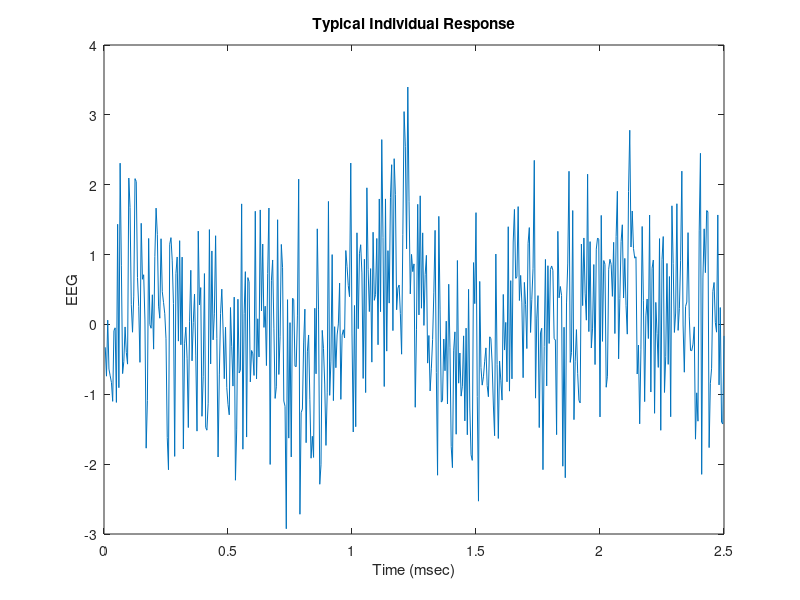
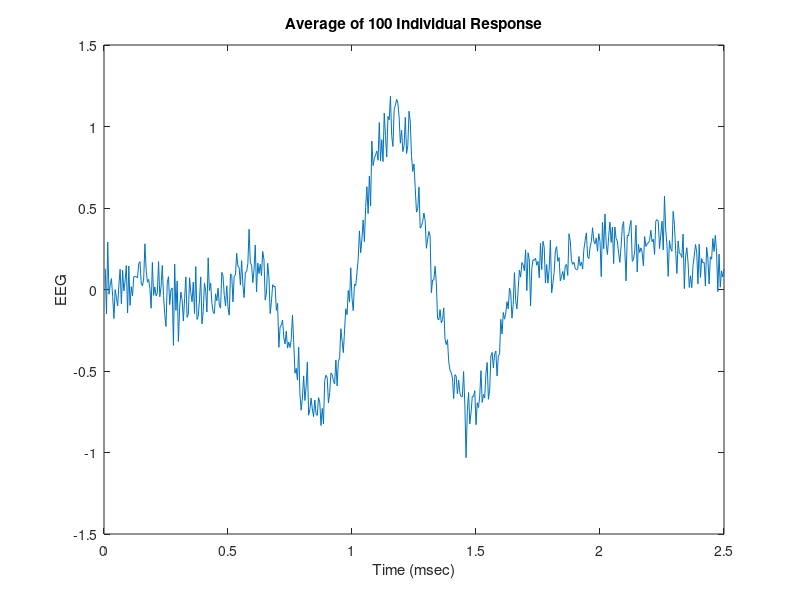
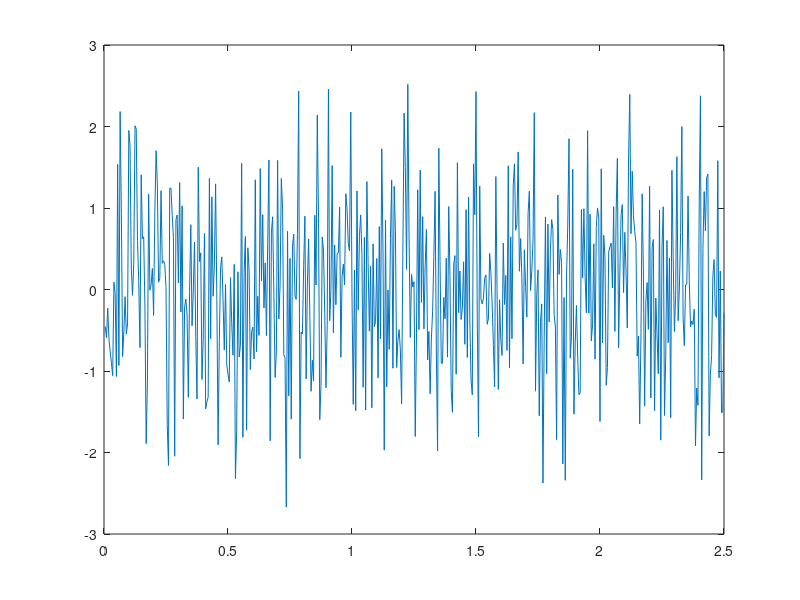
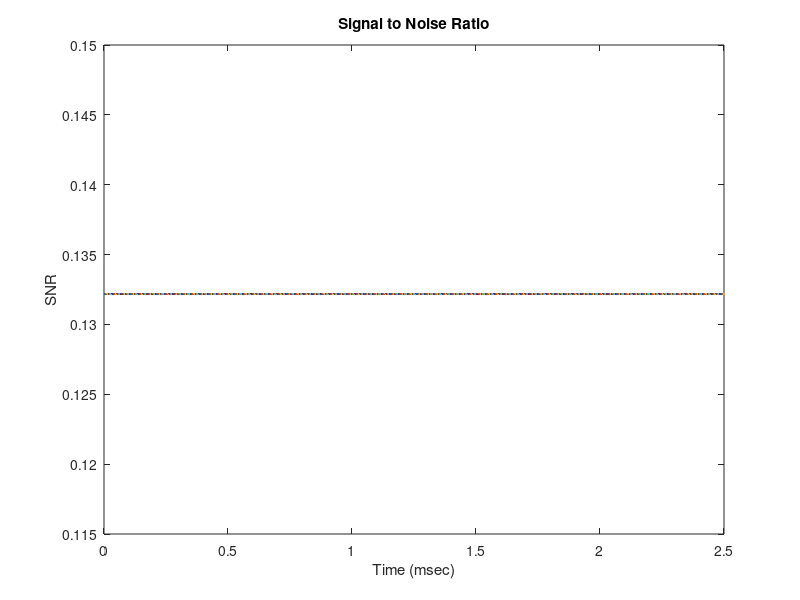

Here is the MATLAB script that generated these plots, in order:
% hw2: 
%   Load the 100 VER recordings stored in the ver.mat file.
%   Plot one individual record (#50).
%   Calculate & plot the average and SNR in dB as a function of t.
clear; close all;

load ver.mat;
fs=1/.005;          % Sample interval = 5 msec
[nu,N]=size(ver);   % Get data matrix size
if nu>N
    ver=ver';       % transpose matrix 
    t=(1:nu)/fs;    % generate time vector
else
    t=(1:N)/fs;     % time vector (if no transpose)
end
figure;
plot(t,ver(50,:));   % plot individual record
title("Typical Individual Response");
ylabel("EEG");
xlabel("Time (msec)");

% Construct and plot the ensemble average
avg = mean(ver);    % calculate ensemble average
figure;
plot(t,avg);        % plot ensemble average other data
title("Average of 100 Individual Response");
ylabel("EEG");
xlabel("Time (msec)");

noise = ver(50,:)-avg;
figure; plot(t,noise)

%SNR = snr(ver(50,:),noise);

SNR = 20*log(ver(50,:)/noise);
figure;
plot(t,SNR);   % plot individual record
title("Signal to Noise Ratio");
ylabel("SNR");
xlabel("Time (msec)");